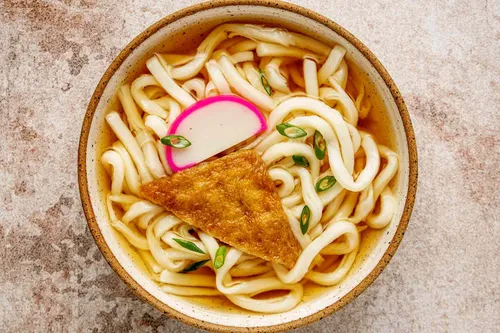
#> input picture UDONG.webp, 500 x 333 px
$ python main.py
#> lines starting #> are read from the running program, lines starting #| are printed output that depends on the picture
### matrix_product.py
import numpy as np

def matrixProduct(matrix1, matrix2):
    m, a1 = matrix1.shape
    a2, n = matrix2.shape

    if a1 != a2:
        raise ValueError("Cannot do matrix product. please check matrixs dimension")

    matrix2_transpose = matrix2.T

    mn = np.zeros((m, n))
    for i in range(m):
        for j in range(n):
            mn[i, j] = np.sum(matrix1[i,:] * matrix2_transpose[j,:])

    return mn

### main.py
import numpy as np
from matrix_product import matrixProduct
import Eigenvalue_powermethod as ep


# below is the test code for the power method and deflation method, you can uncomment it to run the test.
'''
a = np.array([[1,4,7, 10], [2,8,5, 13]])
at = a.T


### matrix product

aat = matrixProduct(a, at)

print(aat)

# eigenvalues, eigenvectors = ep.hotellingDeflation(aat, 2)

testvalue, testvector = ep.powerMethod(aat, 100)
print(testvalue)
print(testvector)


## Test the deflation method
eigenvalues, eigenvectors = ep.hotellingDeflation(aat, 2)
print("Deflation method eigenvalues:", eigenvalues)
print("Deflation method eigenvectors:", eigenvectors)


## validation with numpy's built in function
eigenvalues, eigenvectors = np.linalg.eig(aat)
print("Numpy's eigenvalues:", eigenvalues)
print("Numpy's eigenvectors:", eigenvectors)
'''

# Let reconstruct arbitrary image using SVD and power method

from PIL import Image
image = Image.open("UDONG.webp").convert('L')
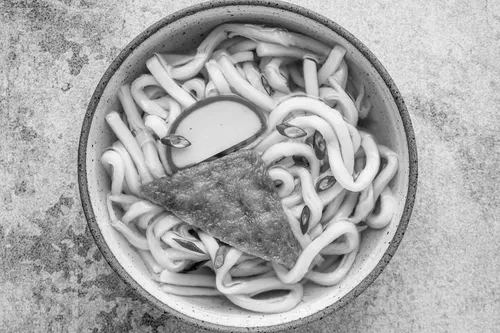
#> image: PIL image 500x333 L; min 0, max 254, mean 169.2
image_array = np.array(image)
## print(image_array)
# compute the SVD of the image using power method and deflation method
image_aat = matrixProduct(image_array, image_array.T)
#> after the loop in matrixProduct, `for i in range(m):`:
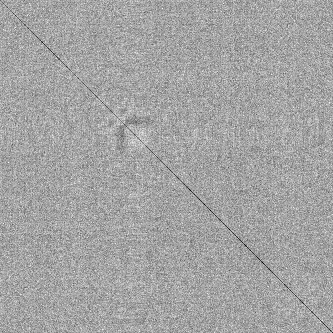
#> mn: shape (333, 333) float64; min 49439, max 70723, mean 63132.9; drawn with min black and max white
print(image_aat.shape)
#| (333, 333)
#> (the run stopped early here; a loop or call above may not have finished)
